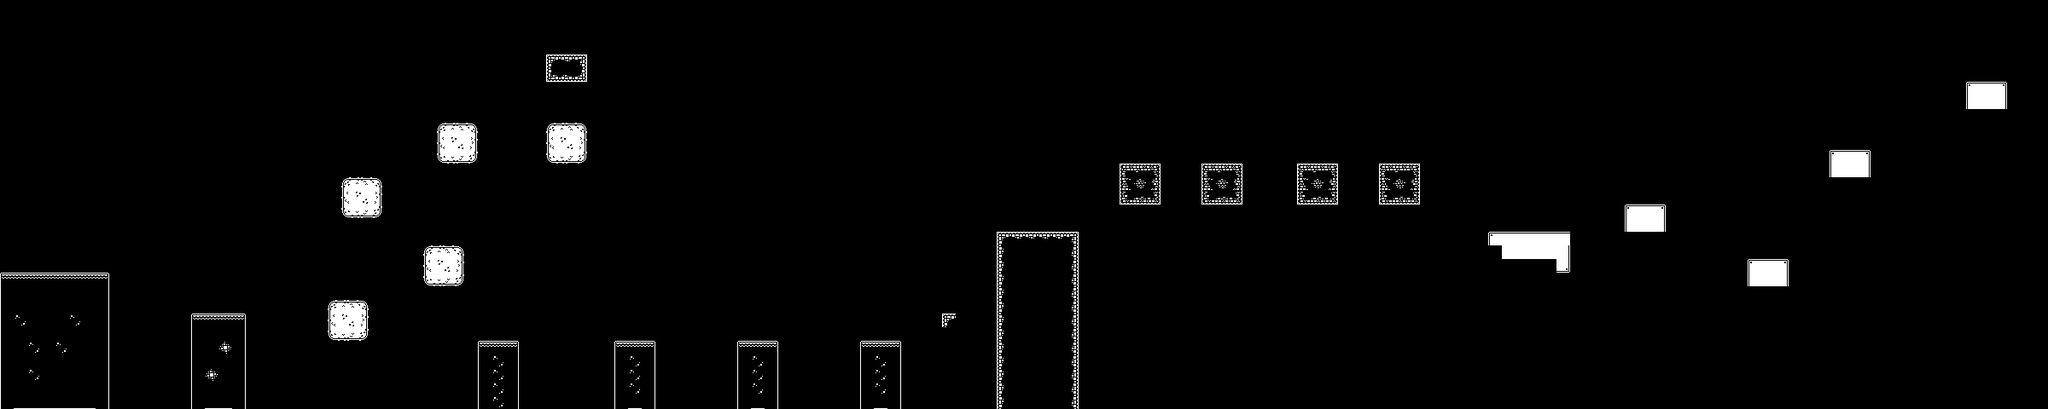

A level layout from a 2D game, rendered from its tile map. Below: a short description, then the map file with tile-grid data replaced by summaries:
An orthogonal 150x30 tile map with 16x16 px tiles, 1 tile layer (Ground-n-Platforms).

<map version="1.10" tiledversion="1.10.2" orientation="orthogonal" renderorder="right-down" width="150" height="30" tilewidth="16" tileheight="16" infinite="0" nextlayerid="2" nextobjectid="1">
 <editorsettings>
  <export target="level1game..tmx" format="tmx" />
 </editorsettings>
 <tileset firstgid="1" name="monochrome_tilemap_packed" tilewidth="16" tileheight="16" tilecount="400" columns="20">
  <image source="monochrome_tilemap_packed.png" width="320" height="320" />
  <tile id="87">
   <properties>
    <property name="collides" type="bool" value="true" />
   </properties>
  </tile>
  <tile id="88">
   <properties>
    <property name="collides" type="bool" value="true" />
   </properties>
  </tile>
  <tile id="89">
   <properties>
    <property name="collides" type="bool" value="true" />
   </properties>
  </tile>
  <tile id="107">
   <properties>
    <property name="collides" type="bool" value="true" />
   </properties>
  </tile>
  <tile id="108">
   <properties>
    <property name="collides" type="bool" value="true" />
   </properties>
  </tile>
  <tile id="109">
   <properties>
    <property name="collides" type="bool" value="true" />
   </properties>
  </tile>
  <tile id="110">
   <properties>
    <property name="collides" type="bool" value="true" />
   </properties>
  </tile>
  <tile id="111">
   <properties>
    <property name="collides" type="bool" value="true" />
   </properties>
  </tile>
  <tile id="112">
   <properties>
    <property name="collides" type="bool" value="true" />
   </properties>
  </tile>
  <tile id="113">
   <properties>
    <property name="collides" type="bool" value="true" />
   </properties>
  </tile>
  <tile id="114">
   <properties>
    <property name="collides" type="bool" value="true" />
   </properties>
  </tile>
  <tile id="115">
   <properties>
    <property name="collides" type="bool" value="true" />
   </properties>
  </tile>
  <tile id="116">
   <properties>
    <property name="collides" type="bool" value="true" />
   </properties>
  </tile>
  <tile id="117">
   <properties>
    <property name="collides" type="bool" value="true" />
   </properties>
  </tile>
  <tile id="118">
   <properties>
    <property name="collides" type="bool" value="true" />
   </properties>
  </tile>
  <tile id="119">
   <properties>
    <property name="collides" type="bool" value="true" />
   </properties>
  </tile>
  <tile id="127">
   <properties>
    <property name="collides" type="bool" value="true" />
   </properties>
  </tile>
  <tile id="128">
   <properties>
    <property name="collides" type="bool" value="true" />
   </properties>
  </tile>
  <tile id="129">
   <properties>
    <property name="collides" type="bool" value="true" />
   </properties>
  </tile>
  <tile id="130">
   <properties>
    <property name="collides" type="bool" value="true" />
   </properties>
  </tile>
  <tile id="131">
   <properties>
    <property name="collides" type="bool" value="true" />
   </properties>
  </tile>
  <tile id="132">
   <properties>
    <property name="collides" type="bool" value="true" />
   </properties>
  </tile>
  <tile id="133">
   <properties>
    <property name="collides" type="bool" value="true" />
   </properties>
  </tile>
  <tile id="134">
   <properties>
    <property name="collides" type="bool" value="true" />
   </properties>
  </tile>
  <tile id="135">
   <properties>
    <property name="collides" type="bool" value="true" />
   </properties>
  </tile>
  <tile id="136">
   <properties>
    <property name="collides" type="bool" value="true" />
   </properties>
  </tile>
  <tile id="137">
   <properties>
    <property name="collides" type="bool" value="true" />
   </properties>
  </tile>
  <tile id="138">
   <properties>
    <property name="collides" type="bool" value="true" />
   </properties>
  </tile>
  <tile id="139">
   <properties>
    <property name="collides" type="bool" value="true" />
   </properties>
  </tile>
  <tile id="150">
   <properties>
    <property name="collides" type="bool" value="true" />
   </properties>
  </tile>
  <tile id="151">
   <properties>
    <property name="collides" type="bool" value="true" />
   </properties>
  </tile>
  <tile id="152">
   <properties>
    <property name="collides" type="bool" value="true" />
   </properties>
  </tile>
  <tile id="153">
   <properties>
    <property name="collides" type="bool" value="true" />
   </properties>
  </tile>
  <tile id="154">
   <properties>
    <property name="collides" type="bool" value="true" />
   </properties>
  </tile>
  <tile id="155">
   <properties>
    <property name="collides" type="bool" value="true" />
   </properties>
  </tile>
  <tile id="156">
   <properties>
    <property name="collides" type="bool" value="true" />
   </properties>
  </tile>
  <tile id="157">
   <properties>
    <property name="collides" type="bool" value="true" />
   </properties>
  </tile>
  <tile id="158">
   <properties>
    <property name="collides" type="bool" value="true" />
   </properties>
  </tile>
  <tile id="159">
   <properties>
    <property name="collides" type="bool" value="true" />
   </properties>
  </tile>
  <tile id="170">
   <properties>
    <property name="collides" type="bool" value="true" />
   </properties>
  </tile>
  <tile id="171">
   <properties>
    <property name="collides" type="bool" value="true" />
   </properties>
  </tile>
  <tile id="172">
   <properties>
    <property name="collides" type="bool" value="true" />
   </properties>
  </tile>
  <tile id="173">
   <properties>
    <property name="collides" type="bool" value="true" />
   </properties>
  </tile>
  <tile id="174">
   <properties>
    <property name="collides" type="bool" value="true" />
   </properties>
  </tile>
  <tile id="175">
   <properties>
    <property name="collides" type="bool" value="true" />
   </properties>
  </tile>
  <tile id="176">
   <properties>
    <property name="collides" type="bool" value="true" />
   </properties>
  </tile>
  <tile id="177">
   <properties>
    <property name="collides" type="bool" value="true" />
   </properties>
  </tile>
  <tile id="178">
   <properties>
    <property name="collides" type="bool" value="true" />
   </properties>
  </tile>
  <tile id="179">
   <properties>
    <property name="collides" type="bool" value="true" />
   </properties>
  </tile>
  <tile id="190">
   <properties>
    <property name="collides" type="bool" value="true" />
   </properties>
  </tile>
  <tile id="191">
   <properties>
    <property name="collides" type="bool" value="true" />
   </properties>
  </tile>
  <tile id="192">
   <properties>
    <property name="collides" type="bool" value="true" />
   </properties>
  </tile>
  <tile id="193">
   <properties>
    <property name="collides" type="bool" value="true" />
   </properties>
  </tile>
  <tile id="194">
   <properties>
    <property name="collides" type="bool" value="true" />
   </properties>
  </tile>
  <tile id="195">
   <properties>
    <property name="collides" type="bool" value="true" />
   </properties>
  </tile>
  <tile id="196">
   <properties>
    <property name="collides" type="bool" value="true" />
   </properties>
  </tile>
  <tile id="197">
   <properties>
    <property name="collides" type="bool" value="true" />
   </properties>
  </tile>
  <tile id="198">
   <properties>
    <property name="collides" type="bool" value="true" />
   </properties>
  </tile>
  <tile id="199">
   <properties>
    <property name="collides" type="bool" value="true" />
   </properties>
  </tile>
  <tile id="210">
   <properties>
    <property name="collides" type="bool" value="true" />
   </properties>
  </tile>
  <tile id="211">
   <properties>
    <property name="collides" type="bool" value="true" />
   </properties>
  </tile>
  <tile id="212">
   <properties>
    <property name="collides" type="bool" value="true" />
   </properties>
  </tile>
  <tile id="213">
   <properties>
    <property name="collides" type="bool" value="true" />
   </properties>
  </tile>
  <tile id="214">
   <properties>
    <property name="collides" type="bool" value="true" />
   </properties>
  </tile>
  <tile id="215">
   <properties>
    <property name="collides" type="bool" value="true" />
   </properties>
  </tile>
  <tile id="216">
   <properties>
    <property name="collides" type="bool" value="true" />
   </properties>
  </tile>
  <tile id="217">
   <properties>
    <property name="collides" type="bool" value="true" />
   </properties>
  </tile>
  <tile id="218">
   <properties>
    <property name="collides" type="bool" value="true" />
   </properties>
  </tile>
  <tile id="219">
   <properties>
    <property name="collides" type="bool" value="true" />
   </properties>
  </tile>
  <tile id="230">
   <properties>
    <property name="collides" type="bool" value="true" />
   </properties>
  </tile>
  <tile id="231">
   <properties>
    <property name="collides" type="bool" value="true" />
   </properties>
  </tile>
  <tile id="232">
   <properties>
    <property name="collides" type="bool" value="true" />
   </properties>
  </tile>
  <tile id="233">
   <properties>
    <property name="collides" type="bool" value="true" />
   </properties>
  </tile>
  <tile id="234">
   <properties>
    <property name="collides" type="bool" value="true" />
   </properties>
  </tile>
  <tile id="235">
   <properties>
    <property name="collides" type="bool" value="true" />
   </properties>
  </tile>
  <tile id="236">
   <properties>
    <property name="collides" type="bool" value="true" />
   </properties>
  </tile>
  <tile id="237">
   <properties>
    <property name="collides" type="bool" value="true" />
   </properties>
  </tile>
  <tile id="238">
   <properties>
    <property name="collides" type="bool" value="true" />
   </properties>
  </tile>
  <tile id="239">
   <properties>
    <property name="collides" type="bool" value="true" />
   </properties>
  </tile>
  <tile id="250">
   <properties>
    <property name="collides" type="bool" value="true" />
   </properties>
  </tile>
  <tile id="251">
   <properties>
    <property name="collides" type="bool" value="true" />
   </properties>
  </tile>
  <tile id="252">
   <properties>
    <property name="collides" type="bool" value="true" />
   </properties>
  </tile>
  <tile id="253">
   <properties>
    <property name="collides" type="bool" value="true" />
   </properties>
  </tile>
  <tile id="254">
   <properties>
    <property name="collides" type="bool" value="true" />
   </properties>
  </tile>
  <tile id="255">
   <properties>
    <property name="collides" type="bool" value="true" />
   </properties>
  </tile>
  <tile id="256">
   <properties>
    <property name="collides" type="bool" value="true" />
   </properties>
  </tile>
  <tile id="257">
   <properties>
    <property name="collides" type="bool" value="true" />
   </properties>
  </tile>
  <tile id="258">
   <properties>
    <property name="collides" type="bool" value="true" />
   </properties>
  </tile>
  <tile id="259">
   <properties>
    <property name="collides" type="bool" value="true" />
   </properties>
  </tile>
  <tile id="270">
   <properties>
    <property name="collides" type="bool" value="true" />
   </properties>
  </tile>
  <tile id="271">
   <properties>
    <property name="collides" type="bool" value="true" />
   </properties>
  </tile>
  <tile id="272">
   <properties>
    <property name="collides" type="bool" value="true" />
   </properties>
  </tile>
  <tile id="273">
   <properties>
    <property name="collides" type="bool" value="true" />
   </properties>
  </tile>
  <tile id="274">
   <properties>
    <property name="collides" type="bool" value="true" />
   </properties>
  </tile>
  <tile id="275">
   <properties>
    <property name="collides" type="bool" value="true" />
   </properties>
  </tile>
  <tile id="276">
   <properties>
    <property name="collides" type="bool" value="true" />
   </properties>
  </tile>
  <tile id="277">
   <properties>
    <property name="collides" type="bool" value="true" />
   </properties>
  </tile>
  <tile id="278">
   <properties>
    <property name="collides" type="bool" value="true" />
   </properties>
  </tile>
  <tile id="279">
   <properties>
    <property name="collides" type="bool" value="true" />
   </properties>
  </tile>
  <tile id="290">
   <properties>
    <property name="collides" type="bool" value="true" />
   </properties>
  </tile>
  <tile id="291">
   <properties>
    <property name="collides" type="bool" value="true" />
   </properties>
  </tile>
  <tile id="292">
   <properties>
    <property name="collides" type="bool" value="true" />
   </properties>
  </tile>
  <tile id="293">
   <properties>
    <property name="collides" type="bool" value="true" />
   </properties>
  </tile>
  <tile id="294">
   <properties>
    <property name="collides" type="bool" value="true" />
   </properties>
  </tile>
  <tile id="295">
   <properties>
    <property name="collides" type="bool" value="true" />
   </properties>
  </tile>
  <tile id="296">
   <properties>
    <property name="collides" type="bool" value="true" />
   </properties>
  </tile>
  <tile id="297">
   <properties>
    <property name="collides" type="bool" value="true" />
   </properties>
  </tile>
  <tile id="298">
   <properties>
    <property name="collides" type="bool" value="true" />
   </properties>
  </tile>
  <tile id="299">
   <properties>
    <property name="collides" type="bool" value="true" />
   </properties>
  </tile>
  <tile id="310">
   <properties>
    <property name="collides" type="bool" value="true" />
   </properties>
  </tile>
  <tile id="311">
   <properties>
    <property name="collides" type="bool" value="true" />
   </properties>
  </tile>
  <tile id="312">
   <properties>
    <property name="collides" type="bool" value="true" />
   </properties>
  </tile>
  <tile id="313">
   <properties>
    <property name="collides" type="bool" value="true" />
   </properties>
  </tile>
  <tile id="314">
   <properties>
    <property name="collides" type="bool" value="true" />
   </properties>
  </tile>
  <tile id="315">
   <properties>
    <property name="collides" type="bool" value="true" />
   </properties>
  </tile>
  <tile id="316">
   <properties>
    <property name="collides" type="bool" value="true" />
   </properties>
  </tile>
  <tile id="317">
   <properties>
    <property name="collides" type="bool" value="true" />
   </properties>
  </tile>
  <tile id="318">
   <properties>
    <property name="collides" type="bool" value="true" />
   </properties>
  </tile>
  <tile id="319">
   <properties>
    <property name="collides" type="bool" value="true" />
   </properties>
  </tile>
  <tile id="330">
   <properties>
    <property name="collides" type="bool" value="true" />
   </properties>
  </tile>
  <tile id="331">
   <properties>
    <property name="collides" type="bool" value="true" />
   </properties>
  </tile>
  <tile id="332">
   <properties>
    <property name="collides" type="bool" value="true" />
   </properties>
  </tile>
  <tile id="333">
   <properties>
    <property name="collides" type="bool" value="true" />
   </properties>
  </tile>
  <tile id="334">
   <properties>
    <property name="collides" type="bool" value="true" />
   </properties>
  </tile>
  <tile id="335">
   <properties>
    <property name="collides" type="bool" value="true" />
   </properties>
  </tile>
  <tile id="336">
   <properties>
    <property name="collides" type="bool" value="true" />
   </properties>
  </tile>
  <tile id="337">
   <properties>
    <property name="collides" type="bool" value="true" />
   </properties>
  </tile>
  <tile id="338">
   <properties>
    <property name="collides" type="bool" value="true" />
   </properties>
  </tile>
  <tile id="339">
   <properties>
    <property name="collides" type="bool" value="true" />
   </properties>
  </tile>
  <tile id="350">
   <properties>
    <property name="collides" type="bool" value="true" />
   </properties>
  </tile>
  <tile id="351">
   <properties>
    <property name="collides" type="bool" value="true" />
   </properties>
  </tile>
  <tile id="352">
   <properties>
    <property name="collides" type="bool" value="true" />
   </properties>
  </tile>
  <tile id="353">
   <properties>
    <property name="collides" type="bool" value="true" />
   </properties>
  </tile>
  <tile id="354">
   <properties>
    <property name="collides" type="bool" value="true" />
   </properties>
  </tile>
  <tile id="355">
   <properties>
    <property name="collides" type="bool" value="true" />
   </properties>
  </tile>
  <tile id="356">
   <properties>
    <property name="collides" type="bool" value="true" />
   </properties>
  </tile>
  <tile id="357">
   <properties>
    <property name="collides" type="bool" value="true" />
   </properties>
  </tile>
  <tile id="358">
   <properties>
    <property name="collides" type="bool" value="true" />
   </properties>
  </tile>
  <tile id="359">
   <properties>
    <property name="collides" type="bool" value="true" />
   </properties>
  </tile>
  <tile id="370">
   <properties>
    <property name="collides" type="bool" value="true" />
   </properties>
  </tile>
  <tile id="371">
   <properties>
    <property name="collides" type="bool" value="true" />
   </properties>
  </tile>
  <tile id="372">
   <properties>
    <property name="collides" type="bool" value="true" />
   </properties>
  </tile>
  <tile id="373">
   <properties>
    <property name="collides" type="bool" value="true" />
   </properties>
  </tile>
  <tile id="374">
   <properties>
    <property name="collides" type="bool" value="true" />
   </properties>
  </tile>
  <tile id="375">
   <properties>
    <property name="collides" type="bool" value="true" />
   </properties>
  </tile>
  <tile id="376">
   <properties>
    <property name="collides" type="bool" value="true" />
   </properties>
  </tile>
  <tile id="377">
   <properties>
    <property name="collides" type="bool" value="true" />
   </properties>
  </tile>
  <tile id="378">
   <properties>
    <property name="collides" type="bool" value="true" />
   </properties>
  </tile>
  <tile id="379">
   <properties>
    <property name="collides" type="bool" value="true" />
   </properties>
  </tile>
  <tile id="390">
   <properties>
    <property name="collides" type="bool" value="true" />
   </properties>
  </tile>
  <tile id="391">
   <properties>
    <property name="collides" type="bool" value="true" />
   </properties>
  </tile>
  <tile id="392">
   <properties>
    <property name="collides" type="bool" value="true" />
   </properties>
  </tile>
  <tile id="393">
   <properties>
    <property name="collides" type="bool" value="true" />
   </properties>
  </tile>
  <tile id="394">
   <properties>
    <property name="collides" type="bool" value="true" />
   </properties>
  </tile>
  <tile id="395">
   <properties>
    <property name="collides" type="bool" value="true" />
   </properties>
  </tile>
  <tile id="396">
   <properties>
    <property name="collides" type="bool" value="true" />
   </properties>
  </tile>
  <tile id="397">
   <properties>
    <property name="collides" type="bool" value="true" />
   </properties>
  </tile>
  <tile id="398">
   <properties>
    <property name="collides" type="bool" value="true" />
   </properties>
  </tile>
  <tile id="399">
   <properties>
    <property name="collides" type="bool" value="true" />
   </properties>
  </tile>
 </tileset>
 <layer id="1" name="Ground-n-Platforms" width="150" height="30">
  <data>[4500 cells, 370 non-empty, 43 distinct tile ids]</data>
 </layer>
</map>
